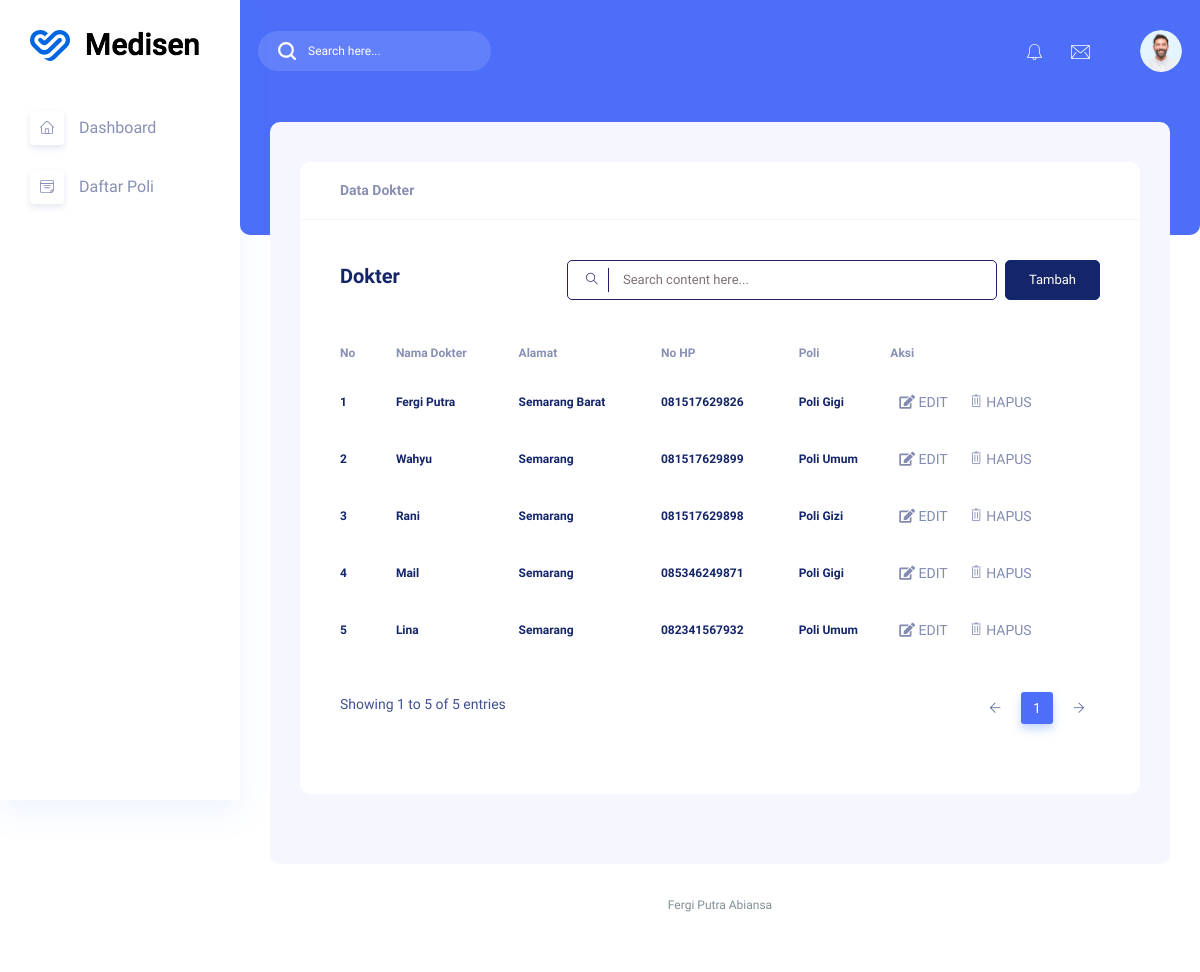
The page /admin/dokter.php (signed in) on the database its author committed.
### tables this page shows
CREATE TABLE `dokter` (
  `id` int(11) UNSIGNED NOT NULL,
  `nama` varchar(255) NOT NULL,
  `password` varchar(255) DEFAULT NULL,
  `alamat` varchar(255) NOT NULL,
  `no_hp` varchar(50) NOT NULL,
  `id_poli` int(11) UNSIGNED NOT NULL
);

CREATE TABLE `poli` (
  `id` int(11) UNSIGNED NOT NULL,
  `nama_poli` varchar(25) NOT NULL,
  `keterangan` text NOT NULL
);

### admin/dokter.php (the view, shortened to what this page needs)
<?php
include '../koneksi.php';
$dokter = mysqli_query($mysqli, "SELECT dokter.id, nama, alamat, no_hp, nama_poli
FROM dokter JOIN poli ON dokter.id_poli = poli.id");
?>
<!DOCTYPE html>
<html lang="zxx">
<head>
    <link rel="stylesheet" href="../assets/css/bootstrap1.min.css" />
    <link rel="stylesheet" href="../assets/vendors/themefy_icon/themify-icons.css" />
    <link rel="stylesheet" href="../assets/vendors/niceselect/css/nice-select.css" />
    <link rel="stylesheet" href="../assets/vendors/owl_carousel/css/owl.carousel.css" />
    <link rel="stylesheet" href="../assets/vendors/gijgo/gijgo.min.css" />
    <link rel="stylesheet" href="../assets/vendors/font_awesome/css/all.min.css" />
    <link rel="stylesheet" href="../assets/vendors/tagsinput/tagsinput.css" />
    <link rel="stylesheet" href="../assets/vendors/datepicker/date-picker.css" />
    <link rel="stylesheet" href="../assets/vendors/scroll/scrollable.css" />
    <link rel="stylesheet" href="../assets/vendors/datatable/css/jquery.dataTables.min.css" />
    <link rel="stylesheet" href="../assets/vendors/datatable/css/responsive.dataTables.min.css" />
    <link rel="stylesheet" href="../assets/vendors/datatable/css/buttons.dataTables.min.css" />
    <link rel="stylesheet" href="../assets/vendors/text_editor/summernote-bs4.css" />
    <link rel="stylesheet" href="../assets/vendors/morris/morris.css">
    <link rel="stylesheet" href="../assets/vendors/material_icon/material-icons.css" />
    <link rel="stylesheet" href="../assets/css/metisMenu.css">
    <link rel="stylesheet" href="../assets/css/style1.css" />
    <link rel="stylesheet" href="../assets/css/colors/default.css" id="colorSkinCSS">
</head>
<body class="crm_body_bg">
    <?php include '../components/sidebar.php'; ?>
    <section class="main_content dashboard_part large_header_bg">
        <?php include '../components/navbar.php'; ?>
        <div class="main_content_iner ">
            <div class="container-fluid p-0 ">
                <div class="row justify-content-center">
                    <div class="col-lg-12">
                        <div class="white_card card_height_100 mb_30">
                            <div class="white_card_header">
                                <div class="box_header m-0">
                                    <div class="main-title">
                                        <h3 class="m-0">Data Dokter</h3>
                                    </div>
                                </div>
                            </div>
                            <div class="white_card_body">
                                <div class="QA_section">
                                    <div class="white_box_tittle list_header">
                                        <h4>Dokter</h4>
                                        <div class="box_right d-flex lms_block">
                                            <div class="serach_field_2">
                                                <div class="search_inner">
                                                    <form Active="#">
                                                        <div class="search_field">
                                                            <input type="text" placeholder="Search content here..." />
                                                        </div>
                                                        <button type="submit">
                                                            <i class="ti-search"></i>
                                                        </button>
                                                    </form>
                                                </div>
                                            </div>
                                            <div class="add_button ms-2">
                                                <a href="tambah_dokter.php" class="btn_1">
                                                    Tambah
                                                </a>
                                            </div>
                                        </div>
                                    </div>
                                    <div class="QA_table mb_30">
                                        <table class="table lms_table_active">
                                            <thead>
                                                <tr>
                                                    <th scope="col">No</th>
                                                    <th scope="col">Nama Dokter</th>
                                                    <th scope="col">Alamat</th>
                                                    <th scope="col">No HP</th>
                                                    <th scope="col">Poli</th>
                                                    <th scope="col">Aksi</th>
                                                </tr>
                                            </thead>
                                            <tbody>
                                                <?php
                                                $no = 1;
                                                while ($row = mysqli_fetch_array($dokter)) {
                                                ?>
                                                    <tr>
                                                        <td><?php echo $no++ ?></td>
                                                        <td><?php echo $row['nama'] ?></td>
                                                        <td><?php echo $row['alamat'] ?></td>
                                                        <td><?php echo $row['no_hp'] ?></td>
                                                        <td><?php echo $row['nama_poli'] ?></td>
                                                        <td>
                                                            <a href="edit_dokter.php?id=<?php echo $row['id']; ?>" class="btn btn-sm"><i class='fas fa-edit'></i> EDIT</a>
                                                            <a href="#" class="btn btn-sm" onclick="confirmDelete('<?php echo $row['id']; ?>', '<?php echo $row['nama']; ?>')"><i class='ti-trash'></i>
                                                                HAPUS
                                                            </a>
                                                        </td>
                                                    </tr>
                                                <?php } ?>
                                            </tbody>
                                        </table>
                                    </div>
                                </div>
                            </div>
                        </div>
                    </div>
                </div>
            </div>
        </div>
        <div class="footer_part">
            <div class="container-fluid">
                <div class="row">
                    <div class="col-lg-12">
                        <div class="footer_iner text-center">
                            <p> Fergi Putra Abiansa </p>
                        </div>
                    </div>
                </div>
            </div>
        </div>
    </section>
</body>
</html>

### rows shown on the page
dokter: nama "Fergi Putra", alamat "Semarang Barat", no_hp "081517629826", id_poli.nama_poli "Poli Gigi"
dokter: nama "Wahyu", alamat "Semarang", no_hp "081517629899", id_poli.nama_poli "Poli Umum"
dokter: nama "Rani", alamat "Semarang", no_hp "081517629898", id_poli.nama_poli "Poli Gizi"
dokter: nama "Mail", alamat "Semarang", no_hp "085346249871", id_poli.nama_poli "Poli Gigi"
dokter: nama "Lina", alamat "Semarang", no_hp "082341567932", id_poli.nama_poli "Poli Umum"
